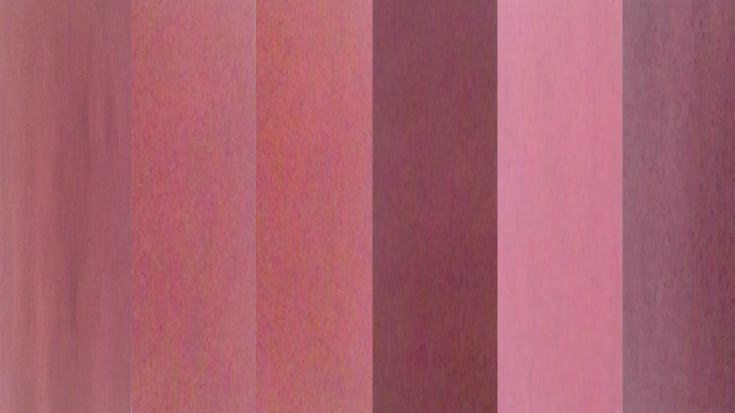
#> input picture red2.png, 1470 x 825 px (shown at 1/2 size)
$ python test.py   (older library calls are emulated)
#> lines starting #> are read from the running program, lines starting #| are printed output that depends on the picture; after the words box and inside, x2 and y2 are one past the last pixel; in counts of white or black regions, pixels touching at a corner belong together
### car_dectect.py
#!/usr/bin/python3
# -*- coding: utf-8 -*-

import img_tools
import cv2
import numpy as np
import imutils
track_window_red = (0, 0, 720, 720)
track_window_blue = (0, 0, 720, 720)
img_red = cv2.imread("red2.png")
#> img_red is the input picture: shape (825, 1470, 3); mean B, G, R 110.1, 97.3, 168
img_blue = cv2.imread("green2.png")
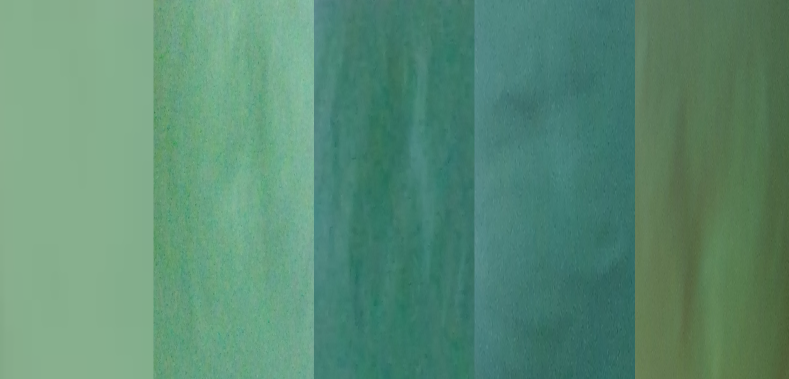
#> input picture green2.png, 1577 x 758 px (shown at 1/2 size)
#> img_blue is the input picture: shape (758, 1577, 3); mean B, G, R 115.6, 140.2, 90.8

hsv_roi_red = cv2.cvtColor(img_red, cv2.COLOR_BGR2HSV)
#> hsv_roi_red: shape (825, 1470, 3); mean H, S, V 170.4, 108, 168
mask_red = cv2.inRange(hsv_roi_red, np.array((0., 60., 32.)), np.array((180., 255., 255.)))
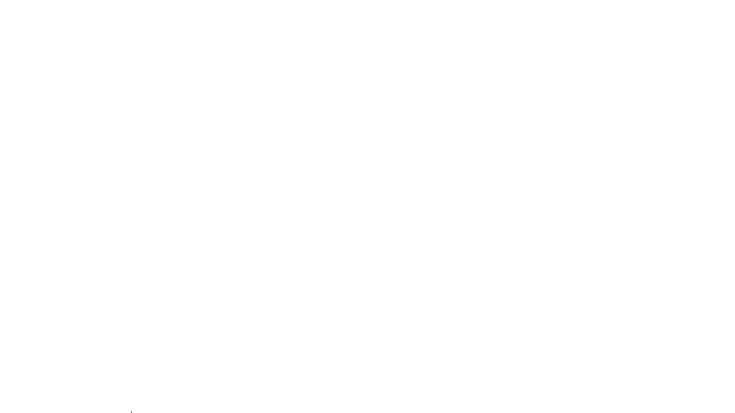
#> mask_red: shape (825, 1470) (shown at 1/2 size); 100% white; black in thin lines or dots, all inside (x1, y1, x2, y2) = (262, 822, 263, 825)
roi_hist_red = cv2.calcHist([hsv_roi_red], [0], mask_red, [180], [0, 180])
#> roi_hist_red = 180 values, max 197038 at index 175, min 0 at index 8, mean 6737.5
#cv2.normalize(roi_hist_red, roi_hist_red, 0, 255, cv2.NORM_MINMAX)
hsv_roi_blue = cv2.cvtColor(img_blue, cv2.COLOR_BGR2HSV)
#> hsv_roi_blue: shape (758, 1577, 3); mean H, S, V 72.7, 95.4, 140.2
mask_blue = cv2.inRange(hsv_roi_blue, np.array((0., 60., 32.)), np.array((180., 255., 255.)))
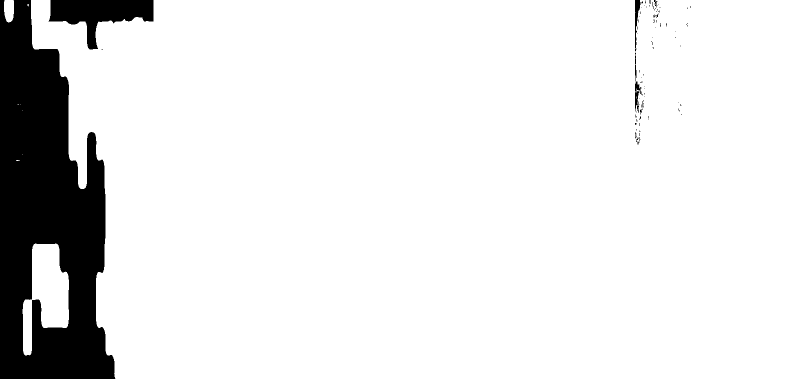
#> mask_blue: shape (758, 1577) (shown at 1/2 size); 89.6% white; 91 black regions (84 under 20 px), largest, box (x1, y1, x2, y2) and area: (0, 0, 231, 758) 113464, (97, 0, 307, 99) 9824, (1270, 105, 1283, 226) 497
roi_hist_blue = cv2.calcHist([hsv_roi_blue], [0], mask_blue, [180], [0, 180])
#> roi_hist_blue = 180 values, max 89075 at index 85, min 0 at index 0, mean 5947.9
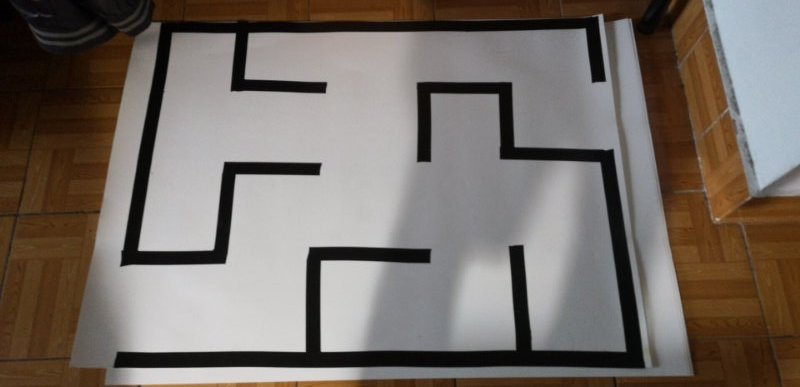
#> input picture myPic.jpeg, 800 x 387 px, given in place of the camera
#> further down, img_test is the input picture: shape (387, 800, 3); mean B, G, R 103, 109.6, 118.4
#> (key Esc is pressed here)

'''
def find_center(img_filtered):
    cnts = cv2.findContours(img_filtered, cv2.RETR_EXTERNAL, cv2.CHAIN_APPROX_SIMPLE)
    cnts = cnts[0] if imutils.is_cv2() else cnts[1]
    for c in cnts:
        M = cv2.moments(c)
        cX = int(M["m10"] / M["m00"])
        cY = int(M["m01"] / M["m00"])

    return cX, cY
'''

def find_center(pts):
    return ((pts[0] + pts[1] + pts[2] + pts[3]) / 4).astype(int)


def car_dectect(img_regulate):           #------> return coord(head), and coord(tail) in xy
    global track_window_red
    global track_window_blue

    hsv = cv2.cvtColor(img_regulate, cv2.COLOR_BGR2HSV)
#> hsv: shape (720, 720, 3); mean H, S, V 20, 191, 4
    dst_hist_red = cv2.calcBackProject([hsv], [0], roi_hist_red, [0, 180], 1)
#> dst_hist_red: shape (720, 720); every value is 0
    dst_hist_blue = cv2.calcBackProject([hsv], [0], roi_hist_blue, [0, 180], 1)

    img_r, img_b = img_tools.filter_out_RB(img_regulate)
#> in filter_out_RB, `res_blue = cv2.bitwise_and(hsv, hsv, mask = mask_blue)`: res_blue: shape (720, 720, 3); every value is 0
    '''
    cv2.imshow("dst_hist", dst_hist_blue)
    cv2.imshow("img_filter", img_b)
    result_red = cv2.bitwise_and(dst_hist_red, img_r)
    result_blue = cv2.bitwise_and(dst_hist_blue, img_b)
    #result = cv2.fastNlMeansDenoising(result, h=10)
    cv2.imshow("img_and", result_blue)
    '''
    cv2.imshow("img_filter", cv2.bitwise_or(img_r, img_b))
    result_red = img_r
    result_blue = img_b
    term_crit = (cv2.TERM_CRITERIA_EPS | cv2.TERM_CRITERIA_COUNT, 10, 1)

    ret_red, track_window_red = cv2.CamShift(result_red, track_window_red, term_crit)
#> ret_red = ((0, 0), (0, 0), 0); track_window_red = (0, 0, 720, 720)
    ret_blue, track_window_blue = cv2.CamShift(result_blue, track_window_blue, term_crit)
#> ret_blue = ((0, 0), (0, 0), 0); track_window_blue = (0, 0, 720, 720)

    pts_red = cv2.boxPoints(ret_red)
#> pts_red = [[0, 0], [0, 0], [0, 0], [0, 0]]
    pts_blue = cv2.boxPoints(ret_blue)
#> pts_blue = [[0, 0], [0, 0], [0, 0], [0, 0]]
    pts_red = np.int0(pts_red)
    pts_blue = np.int0(pts_blue)


    print(pts_red)
#| [[0 0]
#|  [0 0]
#|  [0 0]
#|  [0 0]]
    print("red center")
    print(find_center(pts_red))
#| [0 0]

    print(pts_blue)
#| [[0 0]
#|  [0 0]
#|  [0 0]
#|  [0 0]]
    print("blue center")
    print(find_center(pts_blue))
#| [0 0]

    img2 = cv2.polylines(img_regulate, [pts_red], True, 255, 2)
    img3 = cv2.polylines(img2, [pts_blue], True, 0, 2)
    cv2.imshow('Capture', img_regulate)
    cv2.waitKey(0)

    return find_center(pts_red), find_center(pts_blue)

### img_tools.py
#!/usr/bin/python3
# -*- coding: utf-8 -*-


import cv2
import numpy as np

# 从彩色图变为黑白
# [9 lines left out: function RGB2BW, not called in this run]

#  坐标变换，纠正视角
def regulateImg(src, srcPoints, targetPoints):
    M = cv2.getPerspectiveTransform(srcPoints, targetPoints)
    img_regulate = cv2.warpPerspective(src, M, (720, 720))
    return img_regulate

# 过滤出车头和车尾两种颜色
def filter_out_RB(src):
    hsv = cv2.cvtColor(src, cv2.COLOR_BGR2HSV)

    lower_blue = np.array([40, 50, 100])    # 60, 24, 100, 95, 115, 160
    upper_blue = np.array([70, 255, 255])   #40, 50, 100, 70, 255, 255
    #50, 70, 80, 80, 255, 255   #160, 70, 80, 180, 255, 255   # 0
    mask_blue = cv2.inRange(hsv, lower_blue, upper_blue)
    res_blue = cv2.bitwise_and(hsv, hsv, mask = mask_blue)

    lower_red1 = np.array([0, 80, 100])   #165, 24, 100, 180, 115, 175
    upper_red1 = np.array([20, 255, 255])   #0, 80, 100, 20 ,255, 255
    mask_red1 = cv2.inRange(hsv, lower_red1, upper_red1)

    '''
    lower_red2 = np.array([0, 70, 80])
    upper_red2 = np.array([10, 255, 255])
    mask_red2 = cv2.inRange(hsv, lower_red2, upper_red2)
    mask_red = cv2.bitwise_or(mask_red1, mask_red2)
    '''
    res_red = cv2.bitwise_and(hsv, hsv, mask = mask_red1)


    return cv2.cvtColor(res_red, cv2.COLOR_RGB2GRAY), cv2.cvtColor(res_blue, cv2.COLOR_RGB2GRAY)

### test.py
#!/usr/bin/python3
# -*- coding: utf-8 -*-

import img_tools
import cv2
import numpy as np
import car_dectect


thresholdVal = 0
IMG_SIZE = 720


targetPoints = np.float32([[0, 0],
                         [IMG_SIZE, 0],
                         [IMG_SIZE, IMG_SIZE],
                         [0, IMG_SIZE]])
srcPoints = np.float32([[0, 0], [0, 0], [0, 0], [0, 0]])
BLKSIZE = [2, 3, 4, 5, 6, 8, 9, 10, 12, 15, 16, 20, 24, 30, 32, 36, 40, 45, 48, 50, 60, 72, 80, 90, 120]
NUM_BLKSIZE_CHOICE = 25

global nextSrcPtIndex
nextSrcPtIndex = 0
global mapSize
mapSize = 10
blockSize = 0
bw_arg = 0;
map = []
img_virtual = np.ones((IMG_SIZE, IMG_SIZE), np.uint8)
mapGenerated = False
desIJ = (-1, -1)

def xy2ij(x, y):
    return int(y / blockSize), int(x / blockSize)


# [77 lines left out: functions setFilter, generateMap, on_EVENT_LBUTTONDOWN, not called in this run]


cap = cv2.VideoCapture(1)

while (1):
    ret, img_test = cap.read()
    #img_test = cv2.imread("testPic.png")
    cv2.imshow("image", img_test)
    k = cv2.waitKey(1) & 0xFF
    if k == 32:
        break
#img_test = cv2.imread("test.jpg")
cv2.imshow("image", img_test)
cv2.setMouseCallback("image", on_EVENT_LBUTTONDOWN)
cv2.waitKey(0)
img_regulate = img_tools.regulateImg(img_test, srcPoints, targetPoints)
cv2.imshow("image_regulate", img_regulate)

head, tail = car_dectect.car_dectect(img_regulate)
#> head = [0, 0]; tail = [0, 0]
